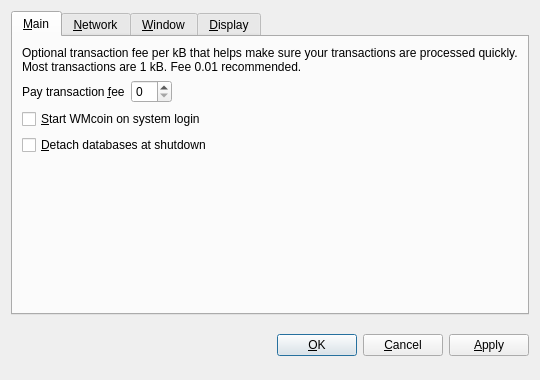
<?xml version="1.0" encoding="UTF-8"?>
<ui version="4.0">
 <class>OptionsDialog</class>
 <widget class="QDialog" name="OptionsDialog">
  <property name="geometry">
   <rect>
    <x>0</x>
    <y>0</y>
    <width>540</width>
    <height>380</height>
   </rect>
  </property>
  <property name="windowTitle">
   <string>Options</string>
  </property>
  <property name="modal">
   <bool>true</bool>
  </property>
  <layout class="QVBoxLayout" name="verticalLayout">
   <item>
    <widget class="QTabWidget" name="tabWidget">
     <property name="tabPosition">
      <enum>QTabWidget::North</enum>
     </property>
     <property name="currentIndex">
      <number>0</number>
     </property>
     <widget class="QWidget" name="tabMain">
      <attribute name="title">
       <string>&amp;Main</string>
      </attribute>
      <layout class="QVBoxLayout" name="verticalLayout_Main">
       <item>
        <widget class="QLabel" name="transactionFeeInfoLabel">
         <property name="text">
          <string>Optional transaction fee per kB that helps make sure your transactions are processed quickly. Most transactions are 1 kB. Fee 0.01 recommended.</string>
         </property>
         <property name="textFormat">
          <enum>Qt::PlainText</enum>
         </property>
         <property name="wordWrap">
          <bool>true</bool>
         </property>
        </widget>
       </item>
       <item>
        <layout class="QHBoxLayout" name="horizontalLayout_Main">
         <item>
          <widget class="QLabel" name="transactionFeeLabel">
           <property name="text">
            <string>Pay transaction &amp;fee</string>
           </property>
           <property name="textFormat">
            <enum>Qt::PlainText</enum>
           </property>
           <property name="buddy">
            <cstring>transactionFee</cstring>
           </property>
          </widget>
         </item>
         <item>
          <widget class="BitcoinAmountField" name="transactionFee"/>
         </item>
         <item>
          <spacer name="horizontalSpacer_Main">
           <property name="orientation">
            <enum>Qt::Horizontal</enum>
           </property>
           <property name="sizeHint" stdset="0">
            <size>
             <width>40</width>
             <height>20</height>
            </size>
           </property>
          </spacer>
         </item>
        </layout>
       </item>
       <item>
        <widget class="QCheckBox" name="bitcoinAtStartup">
         <property name="toolTip">
          <string>Automatically start WMcoin after logging in to the system.</string>
         </property>
         <property name="text">
          <string>&amp;Start WMcoin on system login</string>
         </property>
        </widget>
       </item>
       <item>
        <widget class="QCheckBox" name="detachDatabases">
         <property name="toolTip">
          <string>Detach block and address databases at shutdown. This means they can be moved to another data directory, but it slows down shutdown. The wallet is always detached.</string>
         </property>
         <property name="text">
          <string>&amp;Detach databases at shutdown</string>
         </property>
        </widget>
       </item>
       <item>
        <spacer name="verticalSpacer_Main">
         <property name="orientation">
          <enum>Qt::Vertical</enum>
         </property>
         <property name="sizeHint" stdset="0">
          <size>
           <width>20</width>
           <height>40</height>
          </size>
         </property>
        </spacer>
       </item>
      </layout>
     </widget>
     <widget class="QWidget" name="tabNetwork">
      <attribute name="title">
       <string>&amp;Network</string>
      </attribute>
      <layout class="QVBoxLayout" name="verticalLayout_Network">
       <item>
        <widget class="QCheckBox" name="mapPortUpnp">
         <property name="toolTip">
          <string>Automatically open the WMcoin client port on the router. This only works when your router supports UPnP and it is enabled.</string>
         </property>
         <property name="text">
          <string>Map port using &amp;UPnP</string>
         </property>
        </widget>
       </item>
       <item>
        <widget class="QCheckBox" name="connectSocks">
         <property name="toolTip">
          <string>Connect to the WMcoin network through a SOCKS proxy (e.g. when connecting through Tor).</string>
         </property>
         <property name="text">
          <string>&amp;Connect through SOCKS proxy:</string>
         </property>
        </widget>
       </item>
       <item>
        <layout class="QHBoxLayout" name="horizontalLayout_Network">
         <item>
          <widget class="QLabel" name="proxyIpLabel">
           <property name="text">
            <string>Proxy &amp;IP:</string>
           </property>
           <property name="textFormat">
            <enum>Qt::PlainText</enum>
           </property>
           <property name="buddy">
            <cstring>proxyIp</cstring>
           </property>
          </widget>
         </item>
         <item>
          <widget class="QValidatedLineEdit" name="proxyIp">
           <property name="maximumSize">
            <size>
             <width>140</width>
             <height>16777215</height>
            </size>
           </property>
           <property name="toolTip">
            <string>IP address of the proxy (e.g. 127.0.0.1)</string>
           </property>
          </widget>
         </item>
         <item>
          <widget class="QLabel" name="proxyPortLabel">
           <property name="text">
            <string>&amp;Port:</string>
           </property>
           <property name="textFormat">
            <enum>Qt::PlainText</enum>
           </property>
           <property name="buddy">
            <cstring>proxyPort</cstring>
           </property>
          </widget>
         </item>
         <item>
          <widget class="QLineEdit" name="proxyPort">
           <property name="maximumSize">
            <size>
             <width>55</width>
             <height>16777215</height>
            </size>
           </property>
           <property name="toolTip">
            <string>Port of the proxy (e.g. 9050)</string>
           </property>
          </widget>
         </item>
         <item>
          <widget class="QLabel" name="socksVersionLabel">
           <property name="text">
            <string>SOCKS &amp;Version:</string>
           </property>
           <property name="textFormat">
            <enum>Qt::PlainText</enum>
           </property>
           <property name="buddy">
            <cstring>socksVersion</cstring>
           </property>
          </widget>
         </item>
         <item>
          <widget class="QValueComboBox" name="socksVersion">
           <property name="toolTip">
            <string>SOCKS version of the proxy (e.g. 5)</string>
           </property>
          </widget>
         </item>
         <item>
          <spacer name="horizontalSpacer_Network">
           <property name="orientation">
            <enum>Qt::Horizontal</enum>
           </property>
           <property name="sizeHint" stdset="0">
            <size>
             <width>40</width>
             <height>20</height>
            </size>
           </property>
          </spacer>
         </item>
        </layout>
       </item>
       <item>
        <spacer name="verticalSpacer_Network">
         <property name="orientation">
          <enum>Qt::Vertical</enum>
         </property>
         <property name="sizeHint" stdset="0">
          <size>
           <width>20</width>
           <height>40</height>
          </size>
         </property>
        </spacer>
       </item>
      </layout>
     </widget>
     <widget class="QWidget" name="tabWindow">
      <attribute name="title">
       <string>&amp;Window</string>
      </attribute>
      <layout class="QVBoxLayout" name="verticalLayout_Window">
       <item>
        <widget class="QCheckBox" name="minimizeToTray">
         <property name="toolTip">
          <string>Show only a tray icon after minimizing the window.</string>
         </property>
         <property name="text">
          <string>&amp;Minimize to the tray instead of the taskbar</string>
         </property>
        </widget>
       </item>
       <item>
        <widget class="QCheckBox" name="minimizeOnClose">
         <property name="toolTip">
          <string>Minimize instead of exit the application when the window is closed. When this option is enabled, the application will be closed only after selecting Quit in the menu.</string>
         </property>
         <property name="text">
          <string>M&amp;inimize on close</string>
         </property>
        </widget>
       </item>
       <item>
        <spacer name="verticalSpacer_Window">
         <property name="orientation">
          <enum>Qt::Vertical</enum>
         </property>
         <property name="sizeHint" stdset="0">
          <size>
           <width>20</width>
           <height>40</height>
          </size>
         </property>
        </spacer>
       </item>
      </layout>
     </widget>
     <widget class="QWidget" name="tabDisplay">
      <attribute name="title">
       <string>&amp;Display</string>
      </attribute>
      <layout class="QVBoxLayout" name="verticalLayout_Display">
       <item>
        <layout class="QHBoxLayout" name="horizontalLayout_1_Display">
         <item>
          <widget class="QLabel" name="langLabel">
           <property name="text">
            <string>User Interface &amp;language:</string>
           </property>
           <property name="textFormat">
            <enum>Qt::PlainText</enum>
           </property>
           <property name="buddy">
            <cstring>lang</cstring>
           </property>
          </widget>
         </item>
         <item>
          <widget class="QValueComboBox" name="lang">
           <property name="toolTip">
            <string>The user interface language can be set here. This setting will take effect after restarting WMcoin.</string>
           </property>
          </widget>
         </item>
        </layout>
       </item>
       <item>
        <layout class="QHBoxLayout" name="horizontalLayout_2_Display">
         <item>
          <widget class="QLabel" name="unitLabel">
           <property name="text">
            <string>&amp;Unit to show amounts in:</string>
           </property>
           <property name="textFormat">
            <enum>Qt::PlainText</enum>
           </property>
           <property name="buddy">
            <cstring>unit</cstring>
           </property>
          </widget>
         </item>
         <item>
          <widget class="QValueComboBox" name="unit">
           <property name="toolTip">
            <string>Choose the default subdivision unit to show in the interface and when sending coins.</string>
           </property>
          </widget>
         </item>
        </layout>
       </item>
       <item>
        <widget class="QCheckBox" name="displayAddresses">
         <property name="toolTip">
          <string>Whether to show WMcoin addresses in the transaction list or not.</string>
         </property>
         <property name="text">
          <string>&amp;Display addresses in transaction list</string>
         </property>
        </widget>
       </item>
       <item>
        <spacer name="verticalSpacer_Display">
         <property name="orientation">
          <enum>Qt::Vertical</enum>
         </property>
         <property name="sizeHint" stdset="0">
          <size>
           <width>20</width>
           <height>40</height>
          </size>
         </property>
        </spacer>
       </item>
      </layout>
     </widget>
    </widget>
   </item>
   <item>
    <layout class="QHBoxLayout" name="horizontalLayout_Buttons">
     <item>
      <spacer name="horizontalSpacer_1">
       <property name="orientation">
        <enum>Qt::Horizontal</enum>
       </property>
       <property name="sizeHint" stdset="0">
        <size>
         <width>40</width>
         <height>48</height>
        </size>
       </property>
      </spacer>
     </item>
     <item>
      <widget class="QLabel" name="statusLabel">
       <property name="font">
        <font>
         <weight>75</weight>
         <bold>true</bold>
        </font>
       </property>
       <property name="text">
        <string/>
       </property>
       <property name="textFormat">
        <enum>Qt::PlainText</enum>
       </property>
       <property name="wordWrap">
        <bool>true</bool>
       </property>
      </widget>
     </item>
     <item>
      <spacer name="horizontalSpacer_2">
       <property name="orientation">
        <enum>Qt::Horizontal</enum>
       </property>
       <property name="sizeHint" stdset="0">
        <size>
         <width>40</width>
         <height>48</height>
        </size>
       </property>
      </spacer>
     </item>
     <item>
      <widget class="QPushButton" name="okButton">
       <property name="text">
        <string>&amp;OK</string>
       </property>
      </widget>
     </item>
     <item>
      <widget class="QPushButton" name="cancelButton">
       <property name="text">
        <string>&amp;Cancel</string>
       </property>
       <property name="autoDefault">
        <bool>false</bool>
       </property>
      </widget>
     </item>
     <item>
      <widget class="QPushButton" name="applyButton">
       <property name="text">
        <string>&amp;Apply</string>
       </property>
       <property name="autoDefault">
        <bool>false</bool>
       </property>
      </widget>
     </item>
    </layout>
   </item>
  </layout>
 </widget>
 <customwidgets>
  <customwidget>
   <class>BitcoinAmountField</class>
   <extends>QSpinBox</extends>
   <header>bitcoinamountfield.h</header>
  </customwidget>
  <customwidget>
   <class>QValueComboBox</class>
   <extends>QComboBox</extends>
   <header>qvaluecombobox.h</header>
  </customwidget>
  <customwidget>
   <class>QValidatedLineEdit</class>
   <extends>QLineEdit</extends>
   <header>qvalidatedlineedit.h</header>
  </customwidget>
 </customwidgets>
 <resources/>
 <connections/>
</ui>
